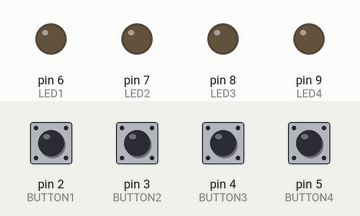
Simulated run of this sketch. Board: Arduino Uno, built with avr-gcc and run on an emulated ATmega328P. Parts: output pins drawn as LEDs (lit = HIGH). The test bench sets the inputs (shaded band); at power-on: pin 2 (BUTTON1), pin 3 (BUTTON2), pin 4 (BUTTON3), pin 5 (BUTTON4) HIGH.

Above: at 1.2 s.
1.3 s: pin 2 (BUTTON1) pulled LOW for 0.15 s
At 1.37 s:
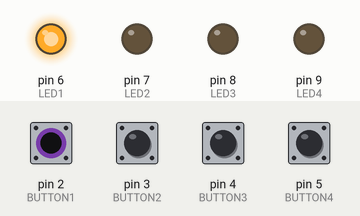
2.9 s: pin 3 (BUTTON2) pulled LOW for 0.15 s
At 2.97 s:
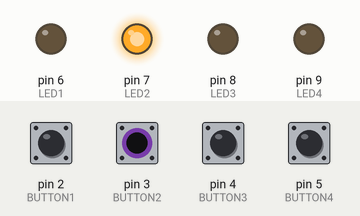
4.5 s: pin 4 (BUTTON3) pulled LOW for 0.15 s
At 4.57 s:
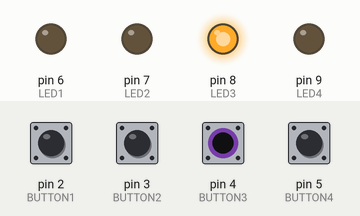
6.1 s: pin 5 (BUTTON4) pulled LOW for 0.15 s
At 6.17 s:
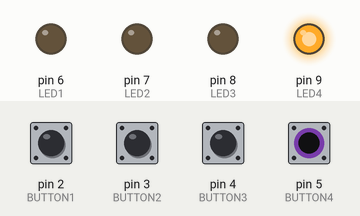
7.7 s: pin 2 (BUTTON1) driven LOW and pin 3 (BUTTON2) driven LOW
At 8.1 s:
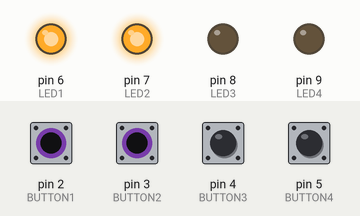
9.2 s: pin 4 (BUTTON3) pulled LOW for 1 s
At 10.0 s:
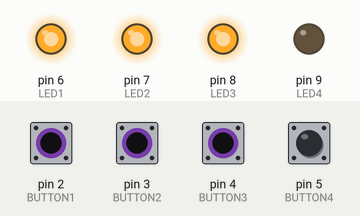
Timing chart, 0 to 12.2 s (numbered marks = the images above; inputs shaded):
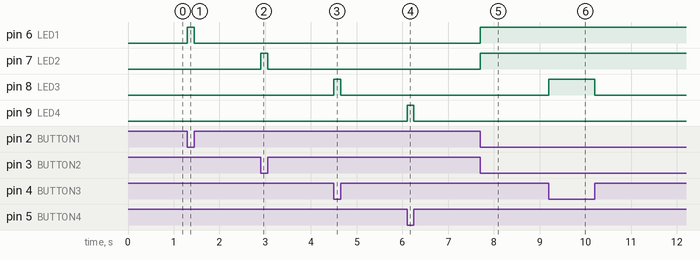

The sketch:

led_using_button.ino
```cpp
#define BUTTON1 2  // Button 1 controls LED1
#define BUTTON2 3  // Button 2 controls LED2
#define BUTTON3 4  // Button 3 controls LED3
#define BUTTON4 5  // Button 4 controls LED4

#define LED1 6  // LED 1 on pin 6
#define LED2 7  // LED 2 on pin 7
#define LED3 8  // LED 3 on pin 8
#define LED4 9  // LED 4 on pin 9

void setup() {
    pinMode(BUTTON1, INPUT_PULLUP); // Enable internal pull-up resistor
    pinMode(BUTTON2, INPUT_PULLUP);
    pinMode(BUTTON3, INPUT_PULLUP);
    pinMode(BUTTON4, INPUT_PULLUP);

    pinMode(LED1, OUTPUT);
    pinMode(LED2, OUTPUT);
    pinMode(LED3, OUTPUT);
    pinMode(LED4, OUTPUT);
}

void loop() {
    // Read each button and control its respective LED
    digitalWrite(LED1, !digitalRead(BUTTON1)); // If button pressed, LED turns ON
    digitalWrite(LED2, !digitalRead(BUTTON2));
    digitalWrite(LED3, !digitalRead(BUTTON3));
    digitalWrite(LED4, !digitalRead(BUTTON4));
}
```

Measured:
- after the input at 1.3 s, pin 6 (LED1): LOW → HIGH at once, → LOW 0.15 s later
- after the input at 2.9 s, pin 7 (LED2): LOW → HIGH at once, → LOW 0.15 s later
- after the input at 4.5 s, pin 8 (LED3): LOW → HIGH at once, → LOW 0.15 s later
- after the input at 6.1 s, pin 9 (LED4): LOW → HIGH at once, → LOW 0.15 s later
- after the input at 7.7 s, pin 6 (LED1), pin 7 (LED2): LOW → HIGH at once
- after the input at 9.2 s, pin 8 (LED3): LOW → HIGH at once, → LOW 1.0 s later
